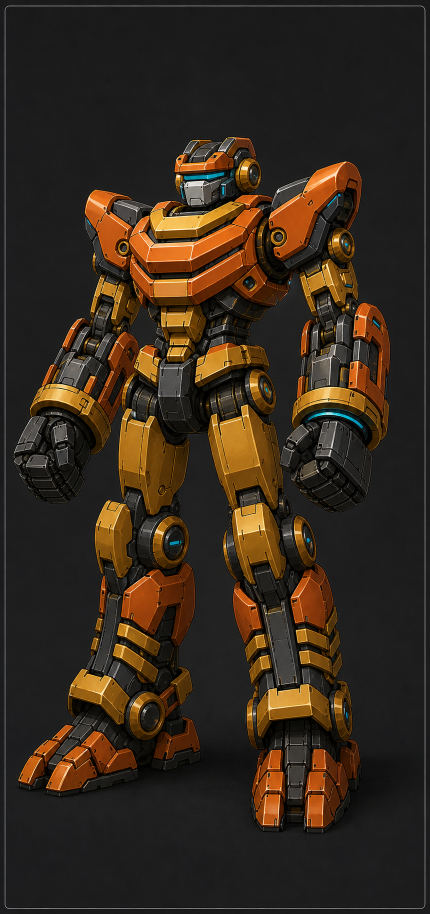
#> input picture docs/superpowers/specs/production/c01-current-demo-v1/art-a27-section2-brave-fist-balanced-impact-identity-candidate/generation-raw/BRAVE_FIST_A27_BALANCED_IMPACT_CALL01_RAW.png, 860 x 1828 px (shown at 1/2 size)
$ python make_50pct_qa.py
#> lines starting #> are read from the running program, lines starting #| are printed output that depends on the picture
from pathlib import Path

from PIL import Image, ImageEnhance


ROOT = Path(__file__).resolve().parent
RAW = ROOT / "generation-raw/BRAVE_FIST_A27_BALANCED_IMPACT_CALL01_RAW.png"
COLOR_OUT = ROOT / "qa/BRAVE_FIST_A27_BALANCED_IMPACT_RAW_50PCT.png"
GRAY_OUT = ROOT / "qa/BRAVE_FIST_A27_BALANCED_IMPACT_COLOR_HIDDEN_50PCT.png"

raw = Image.open(RAW).convert("RGB")
#> raw is the input picture: PIL image 860x1828 RGB; mean R, G, B 53.5, 41, 28.7
half = raw.resize((raw.width // 2, raw.height // 2), Image.Resampling.LANCZOS)
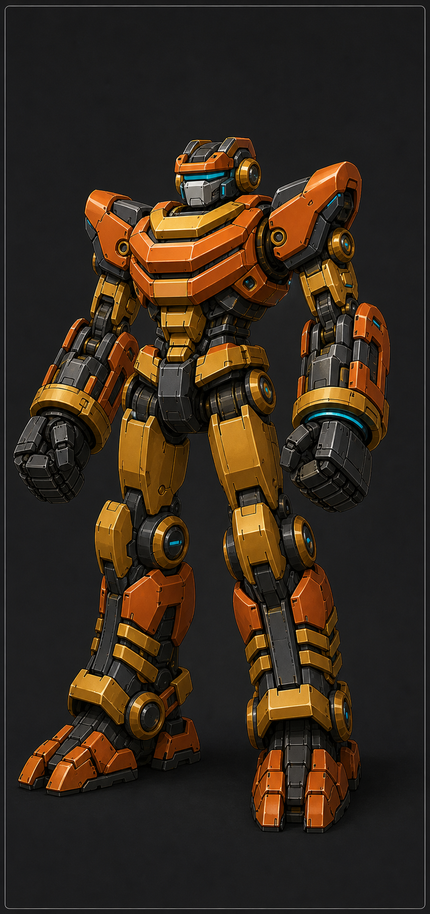
#> half: PIL image 430x914 RGB; mean R, G, B 53.5, 41, 28.7
half.save(COLOR_OUT, quality=94)

gray = half.convert("L")
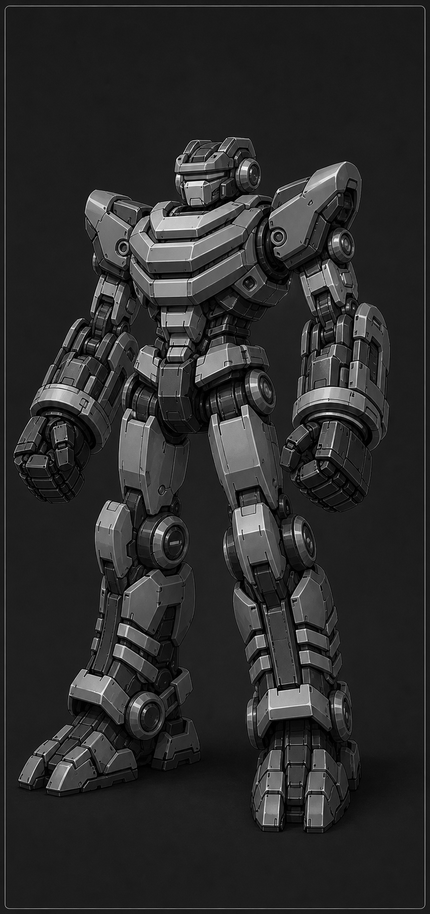
#> gray: PIL image 430x914 L; min 0, max 255, mean 43.4
gray = ImageEnhance.Contrast(gray).enhance(1.08)
gray.convert("RGB").save(GRAY_OUT, quality=94)

print(COLOR_OUT)
print(GRAY_OUT)
